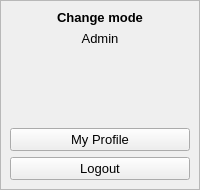
     <widget class="QWidget" name="profileCont" native="true">
      <property name="minimumSize">
       <size>
        <width>0</width>
        <height>0</height>
       </size>
      </property>
      <layout class="QVBoxLayout" name="verticalLayout_14">
       <property name="spacing">
        <number>0</number>
       </property>
       <property name="leftMargin">
        <number>0</number>
       </property>
       <property name="topMargin">
        <number>0</number>
       </property>
       <property name="rightMargin">
        <number>0</number>
       </property>
       <property name="bottomMargin">
        <number>0</number>
       </property>
       <item alignment="Qt::AlignTop">
        <widget class="QFrame" name="frame_12">
         <property name="frameShape">
          <enum>QFrame::StyledPanel</enum>
         </property>
         <property name="frameShadow">
          <enum>QFrame::Raised</enum>
         </property>
         <layout class="QVBoxLayout" name="verticalLayout_15">
          <property name="leftMargin">
           <number>9</number>
          </property>
          <property name="topMargin">
           <number>9</number>
          </property>
          <property name="rightMargin">
           <number>9</number>
          </property>
          <item alignment="Qt::AlignTop">
           <widget class="QLabel" name="label_8">
            <property name="font">
             <font>
              <pointsize>10</pointsize>
              <weight>75</weight>
              <bold>true</bold>
             </font>
            </property>
            <property name="text">
             <string>Change mode</string>
            </property>
            <property name="alignment">
             <set>Qt::AlignCenter</set>
            </property>
           </widget>
          </item>
          <item alignment="Qt::AlignTop">
           <widget class="QLabel" name="label_9">
            <property name="font">
             <font>
              <pointsize>10</pointsize>
             </font>
            </property>
            <property name="text">
             <string>Admin</string>
            </property>
            <property name="alignment">
             <set>Qt::AlignCenter</set>
            </property>
           </widget>
          </item>
          <item alignment="Qt::AlignHCenter">
           <widget class="QLabel" name="label_10">
            <property name="minimumSize">
             <size>
              <width>70</width>
              <height>70</height>
             </size>
            </property>
            <property name="maximumSize">
             <size>
              <width>70</width>
              <height>70</height>
             </size>
            </property>
            <property name="text">
             <string/>
            </property>
            <property name="pixmap">
             <pixmap resource="resources.qrc">:/blackicons/Graphics/featherBlack/airplay.svg</pixmap>
            </property>
            <property name="alignment">
             <set>Qt::AlignCenter</set>
            </property>
           </widget>
          </item>
          <item>
           <widget class="QPushButton" name="pushButton_2">
            <property name="font">
             <font>
              <pointsize>10</pointsize>
             </font>
            </property>
            <property name="layoutDirection">
             <enum>Qt::LeftToRight</enum>
            </property>
            <property name="text">
             <string>My Profile</string>
            </property>
            <property name="icon">
             <iconset resource="resources.qrc">
              <normaloff>:/blackicons/Graphics/featherBlack/user.svg</normaloff>:/blackicons/Graphics/featherBlack/user.svg</iconset>
            </property>
           </widget>
          </item>
          <item>
           <widget class="QPushButton" name="pushButton_3">
            <property name="font">
             <font>
              <pointsize>10</pointsize>
             </font>
            </property>
            <property name="text">
             <string>Logout</string>
            </property>
            <property name="icon">
             <iconset resource="resources.qrc">
              <normaloff>:/blackicons/Graphics/featherBlack/log-out.svg</normaloff>:/blackicons/Graphics/featherBlack/log-out.svg</iconset>
            </property>
           </widget>
          </item>
         </layout>
        </widget>
       </item>
      </layout>
     </widget>
